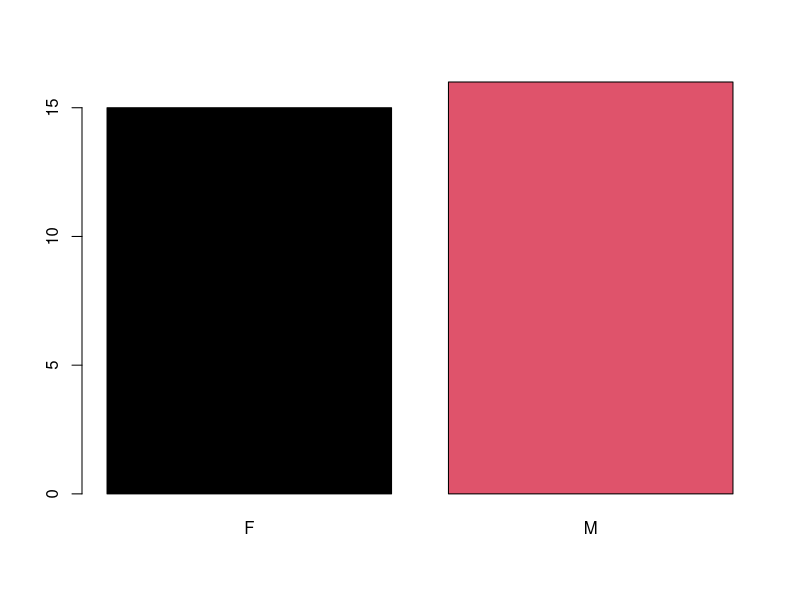
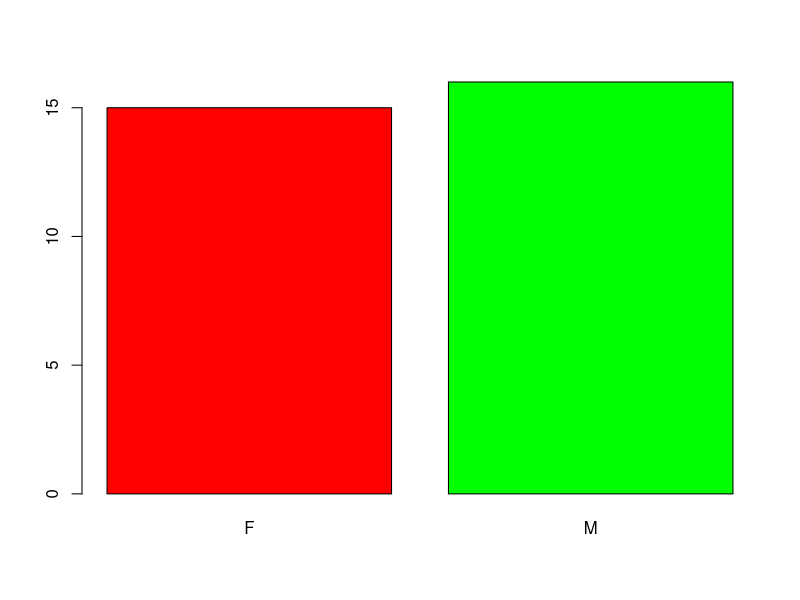
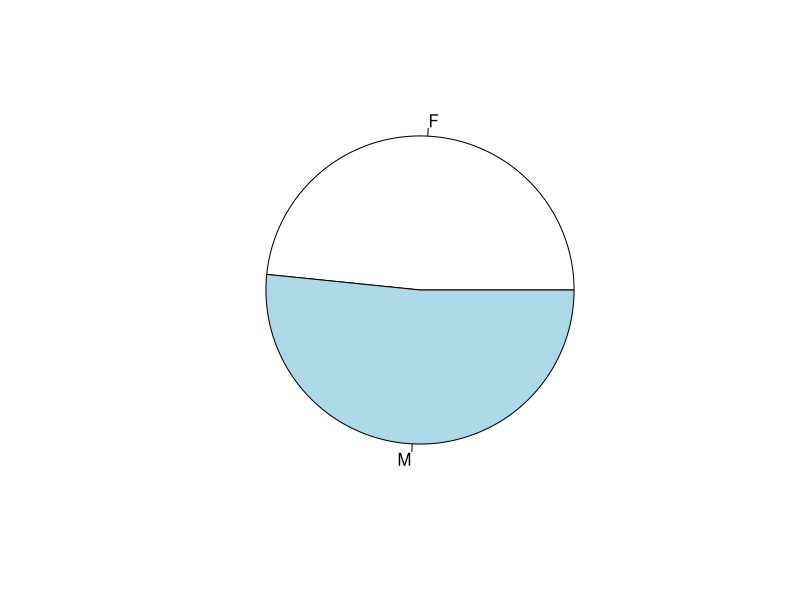
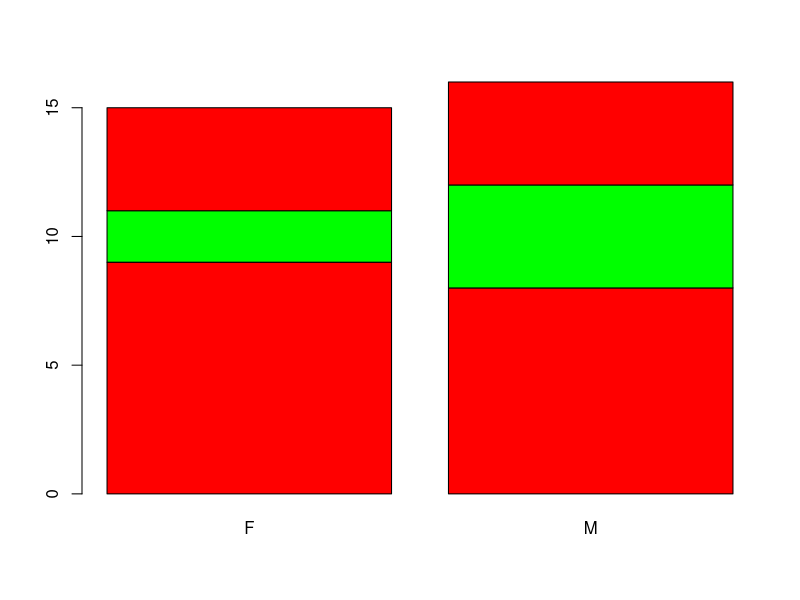
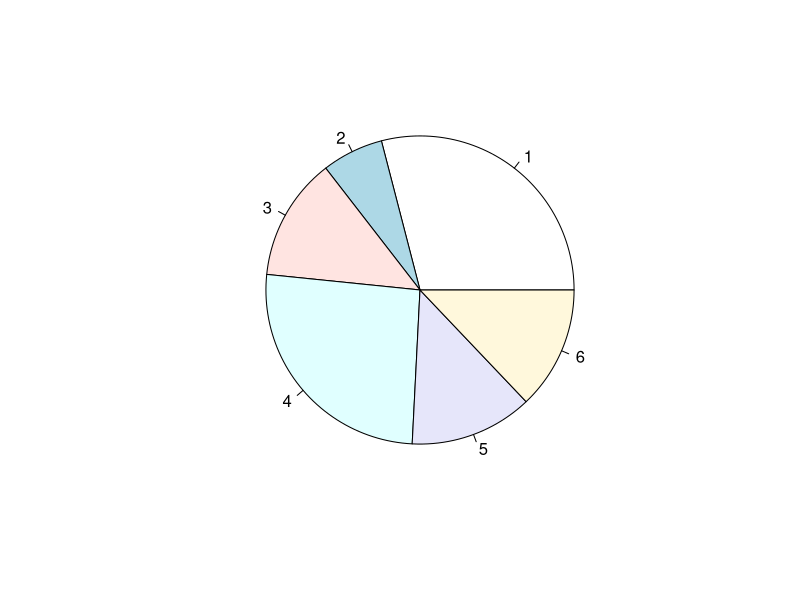
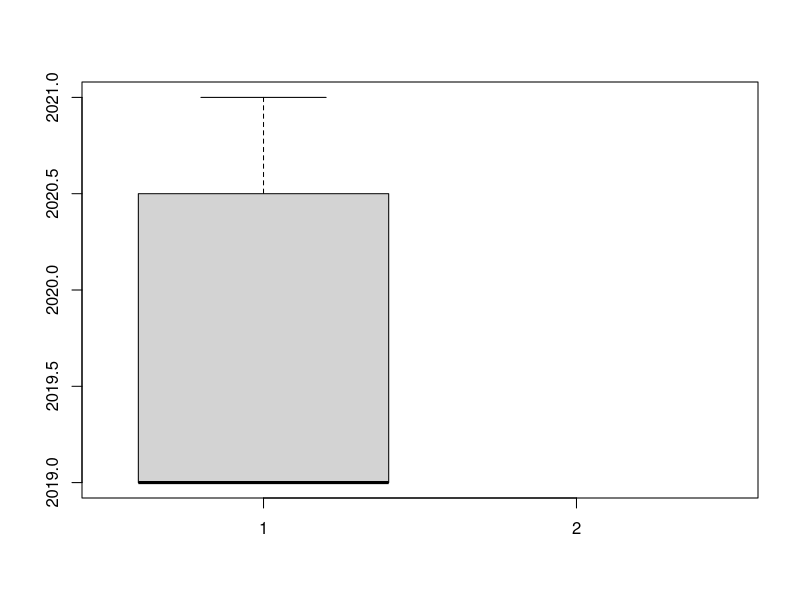

Write R code to recreate these figures, in order.
#import from csv
#analysis of csv file
df1 = read.csv('pdpu.csv')
df1
head(df1)
tail(df1)
mean(df1$marks1)
print(summary(df1))
aggregate(cbind(marks1,marks2)~gender,data=df1,FUN = mean)
aggregate(df1$marks1,by=list(df1$gender),FUN = sum)
table(df1$batch) #list of batches.
table(df1$class)

barplot(table(df1$gender),col = 1:4)
#graph based anlaysis
t1=table(df1$gender)
barplot(t1, col = c('red','green'))
pie(t1)

t2=table(df1$batch, df1$gender)
t2
barplot(t2, col = c('red','green'))
pie(t2)
#write in pdpu2
write.csv(df1,'pdpu2.csv')
write.csv(t2,'pdpu3.csv')
x1=boxplot(df1$batch, df1$genders)
x1




#mtcars
mtcars
str(mtcars)
df2=mtcars
df3=rbind(df2,mtcars)#row bind
df4=cbind(df3,mtcars)  #col bind(same number of rows)
dim(df3)